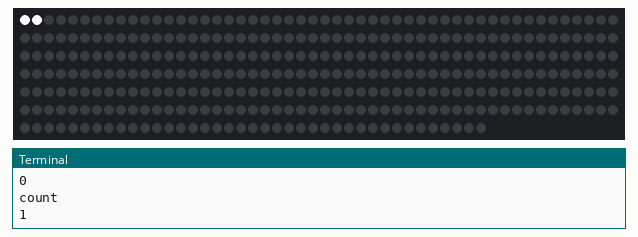
The program below on a simulated Raspberry Pi (BCM pin numbers). On the bench: 339 RGB LEDs in strip order, left to right, continuing on the next row, the last lines printed to the terminal. At 20.6 s the program stops and its outputs stay as they are.

Above: at 0.07 s.
At 5.17 s:
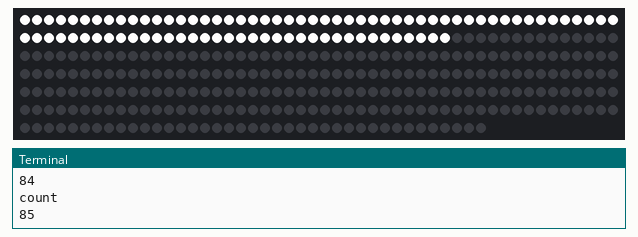
At 10.33 s:
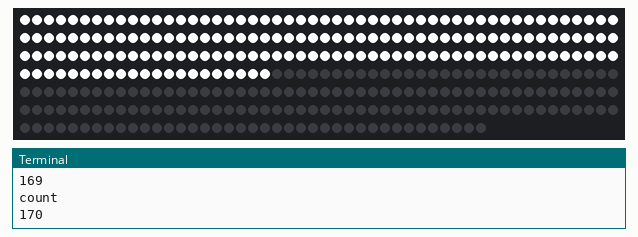
At 15.43 s:
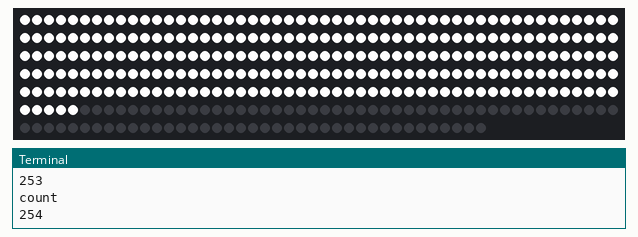
At 20.6 s:
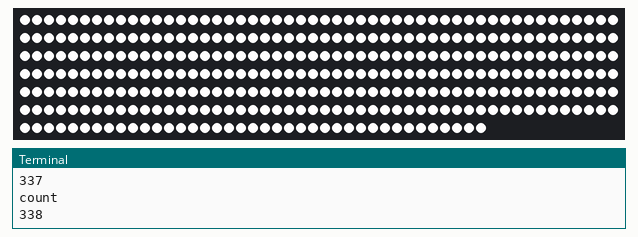

The program:

count.py
```python
#bin/python

pixel_count = 339
default_brightness = 250

import time
from neopixel import *

if __name__ == "__main__":
	print "hello"

	leds = Adafruit_NeoPixel(pixel_count, 18, 800000, 5, False, default_brightness)
	leds.begin()

	for x in range(pixel_count):
		print "count"
		print x
		leds.setPixelColor(x, Color(255, 255, 255))
		leds.show()
		time.sleep(0.05)
```
